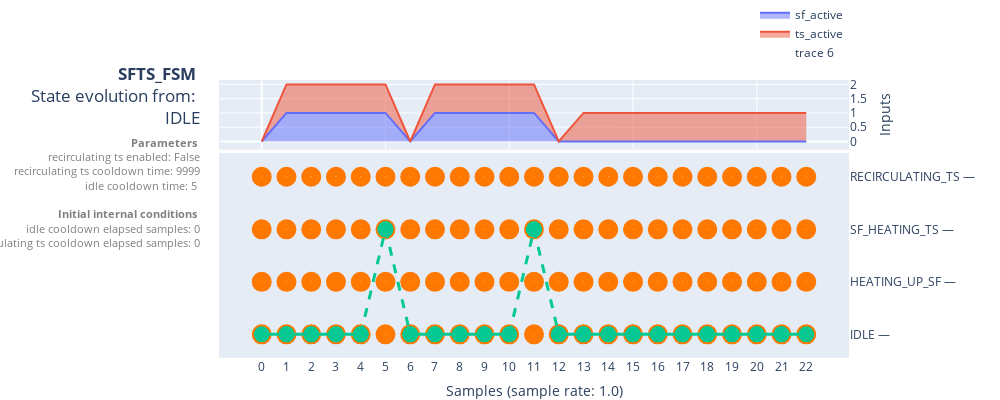
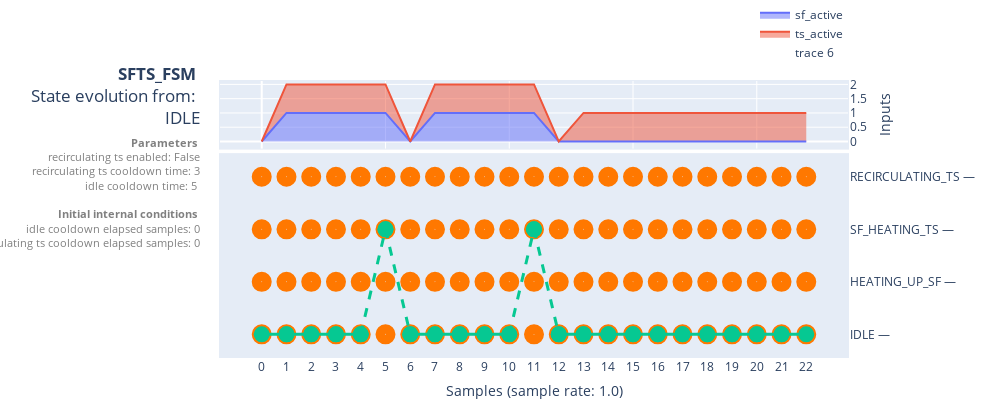
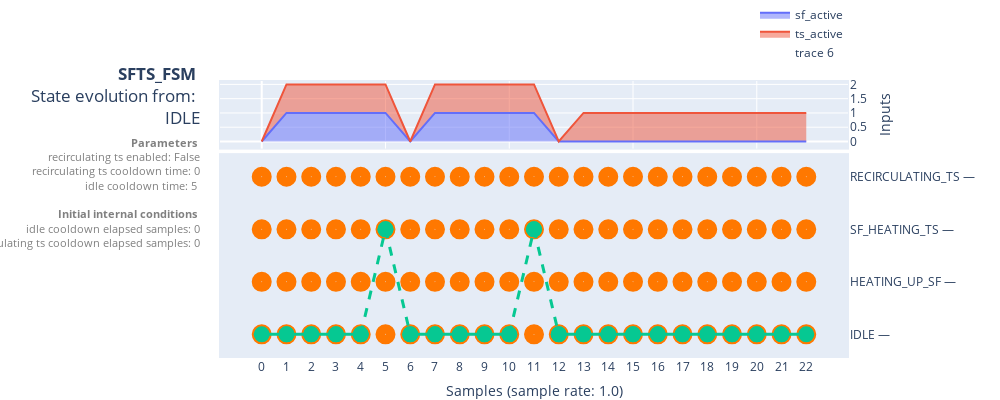

Notebook source saved alongside these figures, in order:
### Markdown cell above
### Visualize state evolution of tests

### Code cell
from solarmed_modeling.visualization.fsm.state_evolution import plot_episode_state_evolution

save_figures: bool = True

for param_idx in range(len(params_to_test)):
    for init_int_st_idx in range(len(initial_internal_state_to_test)):
        df = dfs[param_idx][init_int_st_idx]
        model = models[param_idx][init_int_st_idx]
        fig = plot_episode_state_evolution(model=model, df=df, show_inputs_subplot=True)
        
        if save_figures:
            save_figure(
                fig, figure_name=f"{model.name}_test_state_evolution_{param_idx}{init_int_st_idx}", figure_path=output_path, formats=["html", "png"]
            )

        fig.show()

### Figure 1 — Plotly figure (JSON) as saved in the notebook; plotly's stock layout.template omitted (floating-point values rounded to 4 significant figures)
{"data": [{"hoverinfo": "name+x+y", "legendgroup": "inputs", "name": "sf_active", "showlegend": true, "stackgroup": "inputs", "type": "scatter", "uid": "40a9222e-b72c-48e6-8e6a-b11341be1d29", "x": [0, 1, 2, 3, 4, 5, 6, 7, 8, 9, 10, 11, 12, 13, 14, 15, 16, 17, 18, 19, 20, 21, 22], "xaxis": "x", "y": [0, 1, 1, 1, 1, 1, 0, 1, 1, 1, 1, 1, 0, 0, 0, 0, 0, 0, 0, 0, 0, 0, 0], "yaxis": "y"}, {"hoverinfo": "name+x+y", "legendgroup": "inputs", "name": "ts_active", "showlegend": true, "stackgroup": "inputs", "type": "scatter", "uid": "584d0f3e-ae13-4882-ab43-4a6f7d97fac1", "x": [0, 1, 2, 3, 4, 5, 6, 7, 8, 9, 10, 11, 12, 13, 14, 15, 16, 17, 18, 19, 20, 21, 22], "xaxis": "x", "y": [0, 1, 1, 1, 1, 1, 0, 1, 1, 1, 1, 1, 0, 1, 1, 1, 1, 1, 1, 1, 1, 1, 1], "yaxis": "y"}, {"hoverinfo": "none", "line": {"color": "rgb(50,50,50)", "width": 0.5}, "marker": {"color": "#ff7800", "size": 20, "symbol": "circle-dot"}, "mode": "markers", "name": "states", "showlegend": false, "text": ["IDLE", "HEATING_UP_SF", "SF_HEATING_TS", "RECIRCULATING_TS", "IDLE", "HEATING_UP_SF", "SF_HEATING_TS", "RECIRCULATING_TS", "IDLE", "HEATING_UP_SF", "SF_HEATING_TS", "RECIRCULATING_TS", "IDLE", "HEATING_UP_SF", "SF_HEATING_TS", "RECIRCULATING_TS", "IDLE", "HEATING_UP_SF", "SF_HEATING_TS", "RECIRCULATING_TS", "IDLE", "HEATING_UP_SF", "SF_HEATING_TS", "RECIRCULATING_TS", "IDLE", "HEATING_UP_SF", "SF_HEATING_TS", "RECIRCULATING_TS", "IDLE", "HEATING_UP_SF", "SF_HEATING_TS", "RECIRCULATING_TS", "IDLE", "HEATING_UP_SF", "SF_HEATING_TS", "RECIRCULATING_TS", "IDLE", "HEATING_UP_SF", "SF_HEATING_TS", "RECIRCULATING_TS", "IDLE", "HEATING_UP_SF", "SF_HEATING_TS", "RECIRCULATING_TS", "IDLE", "HEATING_UP_SF", "SF_HEATING_TS", "RECIRCULATING_TS", "IDLE", "HEATING_UP_SF", "SF_HEATING_TS", "RECIRCULATING_TS", "IDLE", "HEATING_UP_SF", "SF_HEATING_TS", "RECIRCULATING_TS", "IDLE", "HEATING_UP_SF", "SF_HEATING_TS", "RECIRCULATING_TS", "IDLE", "HEATING_UP_SF", "SF_HEATING_TS", "RECIRCULATING_TS", "IDLE", "HEATING_UP_SF", "SF_HEATING_TS", "RECIRCULATING_TS", "IDLE", "HEATING_UP_SF", "SF_HEATING_TS", "RECIRCULATING_TS", "IDLE", "HEATING_UP_SF", "SF_HEATING_TS", "RECIRCULATING_TS", "IDLE", "HEATING_UP_SF", "SF_HEATING_TS", "RECIRCULATING_TS", "IDLE", "HEATING_UP_SF", "SF_HEATING_TS", "RECIRCULATING_TS", "IDLE", "HEATING_UP_SF", "SF_HEATING_TS", "RECIRCULATING_TS", "IDLE", "HEATING_UP_SF", "SF_HEATING_TS", "RECIRCULATING_TS"], "type": "scatter", "uid": "ddcd1bbd-d273-4174-a476-509c5b818610", "x": [0, 0, 0, 0, 1, 1, 1, 1, 2, 2, 2, 2, 3, 3, 3, 3, 4, 4, 4, 4, 5, 5, 5, 5, 6, 6, 6, 6, 7, 7, 7, 7, 8, 8, 8, 8, 9, 9, 9, 9, 10, 10, 10, 10, 11, 11, 11, 11, 12, 12, 12, 12, 13, 13, 13, 13, 14, 14, 14, 14, 15, 15, 15, 15, 16, 16, 16, 16, 17, 17, 17, 17, 18, 18, 18, 18, 19, 19, 19, 19, 20, 20, 20, 20, 21, 21, 21, 21, 22, 22, 22, 22], "xaxis": "x2", "y": [0, 1, 2, 3, 0, 1, 2, 3, 0, 1, 2, 3, 0, 1, 2, 3, 0, 1, 2, 3, 0, 1, 2, 3, 0, 1, 2, 3, 0, 1, 2, 3, 0, 1, 2, 3, 0, 1, 2, 3, 0, 1, 2, 3, 0, 1, 2, 3, 0, 1, 2, 3, 0, 1, 2, 3, 0, 1, 2, 3, 0, 1, 2, 3, 0, 1, 2, 3, 0, 1, 2, 3, 0, 1, 2, 3, 0, 1, 2, 3, 0, 1, 2, 3, 0, 1, 2, 3, 0, 1, 2, 3], "yaxis": "y2"}, {"hoverinfo": "none", "line": {"color": "#06C892", "dash": "solid", "width": 3}, "marker": {"color": "#06C892", "size": 16}, "mode": "lines+markers", "showlegend": false, "type": "scatter", "uid": "da2fad50-c6cc-4215-810c-8ed2685f7242", "x": [0, 1, null, 1, 2, null, 2, 3, null, 3, 4, null, 6, 7, null, 7, 8, null, 8, 9, null, 9, 10, null, 12, 13, null, 13, 14, null, 14, 15, null, 15, 16, null, 16, 17, null, 17, 18, null, 18, 19, null, 19, 20, null, 20, 21, null, 21, 22, null], "xaxis": "x2", "y": [0, 0, null, 0, 0, null, 0, 0, null, 0, 0, null, 0, 0, null, 0, 0, null, 0, 0, null, 0, 0, null, 0, 0, null, 0, 0, null, 0, 0, null, 0, 0, null, 0, 0, null, 0, 0, null, 0, 0, null, 0, 0, null, 0, 0, null, 0, 0, null], "yaxis": "y2"}, {"hoverinfo": "none", "line": {"color": "#AD72F3", "dash": "solid", "width": 3}, "mode": "lines+markers", "showlegend": false, "type": "scatter", "uid": "051edfc7-25b0-4c09-89d2-30a58448b30d", "xaxis": "x2", "yaxis": "y2"}, {"hoverinfo": "none", "line": {"color": "#06C892", "dash": "dash", "width": 3}, "marker": {"color": "#06C892", "size": 16}, "mode": "lines+markers", "showlegend": false, "type": "scatter", "uid": "c751359e-bdfe-49aa-ab99-c2af3c882c5d", "x": [4, 5, null, 5, 6, null, 10, 11, null, 11, 12, null], "xaxis": "x2", "y": [0, 2, null, 2, 0, null, 0, 2, null, 2, 0, null], "yaxis": "y2"}, {"customdata": [["IDLE", false, 0, false, 0], ["IDLE", false, 1, false, 0], ["IDLE", false, 2, false, 0], ["IDLE", false, 3, false, 0], ["IDLE", false, 4, false, 0], ["SF_HEATING_TS", true, 5, false, 0], ["IDLE", false, 0, false, 0], ["IDLE", false, 1, false, 0], ["IDLE", false, 2, false, 0], ["IDLE", false, 3, false, 0], ["IDLE", false, 4, false, 0], ["SF_HEATING_TS", true, 5, false, 0], ["IDLE", false, 0, false, 0], ["IDLE", false, 1, false, 0], ["IDLE", false, 2, false, 0], ["IDLE", false, 3, false, 0], ["IDLE", false, 4, false, 0], ["IDLE", true, 5, false, 0], ["IDLE", true, 5, false, 0], ["IDLE", true, 5, false, 0], ["IDLE", true, 5, false, 0], ["IDLE", true, 5, false, 0], ["IDLE", true, 5, false, 0]], "hovertemplate": "(sample: %{x}, state: <b>%{customdata[0]}</b>) <br><br><b>Internal states</b><br>idle cooldown done: %{customdata[1]}<br>idle cooldown elapsed samples: %{customdata[2]}<br>recirculating ts cooldown done: %{customdata[3]}<br>recirculating ts cooldown elapsed samples: %{customdata[4]}<extra></extra>", "marker": {"color": "rgba(0, 0, 0, 0)"}, "mode": "markers", "type": "scatter", "uid": "130a87f9-7958-4600-859f-42f6293bec53", "x": [0, 1, 2, 3, 4, 5, 6, 7, 8, 9, 10, 11, 12, 13, 14, 15, 16, 17, 18, 19, 20, 21, 22], "y": [0, 0, 0, 0, 0, 0, 0, 0, 0, 0, 0, 0, 0, 0, 0, 0, 0, 0, 0, 0, 0, 0, 0]}], "layout": {"autosize": false, "font": {"size": 12}, "height": 400, "hovermode": "x unified", "legend": {"bordercolor": "rgba(0,0,0,0)", "borderwidth": 0, "traceorder": "normal", "x": 1, "xanchor": "right", "y": 1.05, "yanchor": "bottom"}, "margin": {"b": 0, "l": 220, "pad": 1, "r": 20, "t": 50}, "showlegend": true, "title": {"subtitle": {"font": {"color": "gray", "size": 11}, "text": "<b>Parameters</b> <br>recirculating ts enabled: False<br>recirculating ts cooldown time: 9999<br>idle cooldown time: 5 <br><br><b>Initial internal conditions</b> <br>idle cooldown elapsed samples: 0<br>recirculating ts cooldown elapsed samples: 0"}, "text": "<b>SFTS_FSM</b> <br>State evolution from: <br>IDLE", "x": 0.2, "xanchor": "right", "y": 0.8, "yanchor": "top"}, "width": 1000, "xaxis": {"anchor": "y", "domain": [0, 1], "matches": "x2", "showticklabels": false}, "xaxis2": {"anchor": "y2", "domain": [0, 1], "showgrid": false, "showline": false, "showticklabels": true, "tickvals": [0, 1, 2, 3, 4, 5, 6, 7, 8, 9, 10, 11, 12, 13, 14, 15, 16, 17, 18, 19, 20, 21, 22], "title": {"text": "Samples (sample rate: 1.0)"}, "zeroline": false}, "yaxis": {"anchor": "x", "domain": [0.755, 1], "side": "right", "title": {"text": "Inputs"}}, "yaxis2": {"anchor": "x2", "domain": [0, 0.735], "showgrid": false, "showline": false, "showticklabels": true, "side": "right", "ticktext": ["IDLE —", "HEATING_UP_SF —", "SF_HEATING_TS —", "RECIRCULATING_TS —"], "tickvals": [0, 1, 2, 3], "title": {"text": ""}, "zeroline": false}}}

### Figure 2 — Plotly figure (JSON) as saved in the notebook; plotly's stock layout.template omitted (floating-point values rounded to 4 significant figures)
{"data": [{"hoverinfo": "name+x+y", "legendgroup": "inputs", "name": "sf_active", "showlegend": true, "stackgroup": "inputs", "type": "scatter", "uid": "2cb61d99-3617-4f5e-b380-3637dd01d480", "x": [0, 1, 2, 3, 4, 5, 6, 7, 8, 9, 10, 11, 12, 13, 14, 15, 16, 17, 18, 19, 20, 21, 22], "xaxis": "x", "y": [0, 1, 1, 1, 1, 1, 0, 1, 1, 1, 1, 1, 0, 0, 0, 0, 0, 0, 0, 0, 0, 0, 0], "yaxis": "y"}, {"hoverinfo": "name+x+y", "legendgroup": "inputs", "name": "ts_active", "showlegend": true, "stackgroup": "inputs", "type": "scatter", "uid": "3fc4e155-513d-44eb-b4d3-c23733489e7f", "x": [0, 1, 2, 3, 4, 5, 6, 7, 8, 9, 10, 11, 12, 13, 14, 15, 16, 17, 18, 19, 20, 21, 22], "xaxis": "x", "y": [0, 1, 1, 1, 1, 1, 0, 1, 1, 1, 1, 1, 0, 1, 1, 1, 1, 1, 1, 1, 1, 1, 1], "yaxis": "y"}, {"hoverinfo": "none", "line": {"color": "rgb(50,50,50)", "width": 0.5}, "marker": {"color": "#ff7800", "size": 20, "symbol": "circle-dot"}, "mode": "markers", "name": "states", "showlegend": false, "text": ["IDLE", "HEATING_UP_SF", "SF_HEATING_TS", "RECIRCULATING_TS", "IDLE", "HEATING_UP_SF", "SF_HEATING_TS", "RECIRCULATING_TS", "IDLE", "HEATING_UP_SF", "SF_HEATING_TS", "RECIRCULATING_TS", "IDLE", "HEATING_UP_SF", "SF_HEATING_TS", "RECIRCULATING_TS", "IDLE", "HEATING_UP_SF", "SF_HEATING_TS", "RECIRCULATING_TS", "IDLE", "HEATING_UP_SF", "SF_HEATING_TS", "RECIRCULATING_TS", "IDLE", "HEATING_UP_SF", "SF_HEATING_TS", "RECIRCULATING_TS", "IDLE", "HEATING_UP_SF", "SF_HEATING_TS", "RECIRCULATING_TS", "IDLE", "HEATING_UP_SF", "SF_HEATING_TS", "RECIRCULATING_TS", "IDLE", "HEATING_UP_SF", "SF_HEATING_TS", "RECIRCULATING_TS", "IDLE", "HEATING_UP_SF", "SF_HEATING_TS", "RECIRCULATING_TS", "IDLE", "HEATING_UP_SF", "SF_HEATING_TS", "RECIRCULATING_TS", "IDLE", "HEATING_UP_SF", "SF_HEATING_TS", "RECIRCULATING_TS", "IDLE", "HEATING_UP_SF", "SF_HEATING_TS", "RECIRCULATING_TS", "IDLE", "HEATING_UP_SF", "SF_HEATING_TS", "RECIRCULATING_TS", "IDLE", "HEATING_UP_SF", "SF_HEATING_TS", "RECIRCULATING_TS", "IDLE", "HEATING_UP_SF", "SF_HEATING_TS", "RECIRCULATING_TS", "IDLE", "HEATING_UP_SF", "SF_HEATING_TS", "RECIRCULATING_TS", "IDLE", "HEATING_UP_SF", "SF_HEATING_TS", "RECIRCULATING_TS", "IDLE", "HEATING_UP_SF", "SF_HEATING_TS", "RECIRCULATING_TS", "IDLE", "HEATING_UP_SF", "SF_HEATING_TS", "RECIRCULATING_TS", "IDLE", "HEATING_UP_SF", "SF_HEATING_TS", "RECIRCULATING_TS", "IDLE", "HEATING_UP_SF", "SF_HEATING_TS", "RECIRCULATING_TS"], "type": "scatter", "uid": "8abb8136-034d-47e9-9ec5-dfa29071ce49", "x": [0, 0, 0, 0, 1, 1, 1, 1, 2, 2, 2, 2, 3, 3, 3, 3, 4, 4, 4, 4, 5, 5, 5, 5, 6, 6, 6, 6, 7, 7, 7, 7, 8, 8, 8, 8, 9, 9, 9, 9, 10, 10, 10, 10, 11, 11, 11, 11, 12, 12, 12, 12, 13, 13, 13, 13, 14, 14, 14, 14, 15, 15, 15, 15, 16, 16, 16, 16, 17, 17, 17, 17, 18, 18, 18, 18, 19, 19, 19, 19, 20, 20, 20, 20, 21, 21, 21, 21, 22, 22, 22, 22], "xaxis": "x2", "y": [0, 1, 2, 3, 0, 1, 2, 3, 0, 1, 2, 3, 0, 1, 2, 3, 0, 1, 2, 3, 0, 1, 2, 3, 0, 1, 2, 3, 0, 1, 2, 3, 0, 1, 2, 3, 0, 1, 2, 3, 0, 1, 2, 3, 0, 1, 2, 3, 0, 1, 2, 3, 0, 1, 2, 3, 0, 1, 2, 3, 0, 1, 2, 3, 0, 1, 2, 3, 0, 1, 2, 3, 0, 1, 2, 3, 0, 1, 2, 3, 0, 1, 2, 3, 0, 1, 2, 3, 0, 1, 2, 3], "yaxis": "y2"}, {"hoverinfo": "none", "line": {"color": "#06C892", "dash": "solid", "width": 3}, "marker": {"color": "#06C892", "size": 16}, "mode": "lines+markers", "showlegend": false, "type": "scatter", "uid": "eb9adf81-37ca-4865-83e5-6283550753ef", "x": [0, 1, null, 1, 2, null, 2, 3, null, 3, 4, null, 6, 7, null, 7, 8, null, 8, 9, null, 9, 10, null, 12, 13, null, 13, 14, null, 14, 15, null, 15, 16, null, 16, 17, null, 17, 18, null, 18, 19, null, 19, 20, null, 20, 21, null, 21, 22, null], "xaxis": "x2", "y": [0, 0, null, 0, 0, null, 0, 0, null, 0, 0, null, 0, 0, null, 0, 0, null, 0, 0, null, 0, 0, null, 0, 0, null, 0, 0, null, 0, 0, null, 0, 0, null, 0, 0, null, 0, 0, null, 0, 0, null, 0, 0, null, 0, 0, null, 0, 0, null], "yaxis": "y2"}, {"hoverinfo": "none", "line": {"color": "#AD72F3", "dash": "solid", "width": 3}, "mode": "lines+markers", "showlegend": false, "type": "scatter", "uid": "aa973b81-1741-4e12-a616-6638c301e4a0", "xaxis": "x2", "yaxis": "y2"}, {"hoverinfo": "none", "line": {"color": "#06C892", "dash": "dash", "width": 3}, "marker": {"color": "#06C892", "size": 16}, "mode": "lines+markers", "showlegend": false, "type": "scatter", "uid": "7c3fac6f-4810-4e6d-961f-3177970fd9ee", "x": [4, 5, null, 5, 6, null, 10, 11, null, 11, 12, null], "xaxis": "x2", "y": [0, 2, null, 2, 0, null, 0, 2, null, 2, 0, null], "yaxis": "y2"}, {"customdata": [["IDLE", false, 0, false, 0], ["IDLE", false, 1, false, 0], ["IDLE", false, 2, false, 0], ["IDLE", false, 3, false, 0], ["IDLE", false, 4, false, 0], ["SF_HEATING_TS", true, 5, false, 0], ["IDLE", false, 0, false, 0], ["IDLE", false, 1, false, 0], ["IDLE", false, 2, false, 0], ["IDLE", false, 3, false, 0], ["IDLE", false, 4, false, 0], ["SF_HEATING_TS", true, 5, false, 0], ["IDLE", false, 0, false, 0], ["IDLE", false, 1, false, 0], ["IDLE", false, 2, false, 0], ["IDLE", false, 3, false, 0], ["IDLE", false, 4, false, 0], ["IDLE", true, 5, false, 0], ["IDLE", true, 5, false, 0], ["IDLE", true, 5, false, 0], ["IDLE", true, 5, false, 0], ["IDLE", true, 5, false, 0], ["IDLE", true, 5, false, 0]], "hovertemplate": "(sample: %{x}, state: <b>%{customdata[0]}</b>) <br><br><b>Internal states</b><br>idle cooldown done: %{customdata[1]}<br>idle cooldown elapsed samples: %{customdata[2]}<br>recirculating ts cooldown done: %{customdata[3]}<br>recirculating ts cooldown elapsed samples: %{customdata[4]}<extra></extra>", "marker": {"color": "rgba(0, 0, 0, 0)"}, "mode": "markers", "type": "scatter", "uid": "e63f4fbf-24c3-49ce-8b6f-5c29736177b5", "x": [0, 1, 2, 3, 4, 5, 6, 7, 8, 9, 10, 11, 12, 13, 14, 15, 16, 17, 18, 19, 20, 21, 22], "y": [0, 0, 0, 0, 0, 0, 0, 0, 0, 0, 0, 0, 0, 0, 0, 0, 0, 0, 0, 0, 0, 0, 0]}], "layout": {"autosize": false, "font": {"size": 12}, "height": 400, "hovermode": "x unified", "legend": {"bordercolor": "rgba(0,0,0,0)", "borderwidth": 0, "traceorder": "normal", "x": 1, "xanchor": "right", "y": 1.05, "yanchor": "bottom"}, "margin": {"b": 0, "l": 220, "pad": 1, "r": 20, "t": 50}, "showlegend": true, "title": {"subtitle": {"font": {"color": "gray", "size": 11}, "text": "<b>Parameters</b> <br>recirculating ts enabled: False<br>recirculating ts cooldown time: 3<br>idle cooldown time: 5 <br><br><b>Initial internal conditions</b> <br>idle cooldown elapsed samples: 0<br>recirculating ts cooldown elapsed samples: 0"}, "text": "<b>SFTS_FSM</b> <br>State evolution from: <br>IDLE", "x": 0.2, "xanchor": "right", "y": 0.8, "yanchor": "top"}, "width": 1000, "xaxis": {"anchor": "y", "domain": [0, 1], "matches": "x2", "showticklabels": false}, "xaxis2": {"anchor": "y2", "domain": [0, 1], "showgrid": false, "showline": false, "showticklabels": true, "tickvals": [0, 1, 2, 3, 4, 5, 6, 7, 8, 9, 10, 11, 12, 13, 14, 15, 16, 17, 18, 19, 20, 21, 22], "title": {"text": "Samples (sample rate: 1.0)"}, "zeroline": false}, "yaxis": {"anchor": "x", "domain": [0.755, 1], "side": "right", "title": {"text": "Inputs"}}, "yaxis2": {"anchor": "x2", "domain": [0, 0.735], "showgrid": false, "showline": false, "showticklabels": true, "side": "right", "ticktext": ["IDLE —", "HEATING_UP_SF —", "SF_HEATING_TS —", "RECIRCULATING_TS —"], "tickvals": [0, 1, 2, 3], "title": {"text": ""}, "zeroline": false}}}

### Figure 3 — Plotly figure (JSON) as saved in the notebook; plotly's stock layout.template omitted (floating-point values rounded to 4 significant figures)
{"data": [{"hoverinfo": "name+x+y", "legendgroup": "inputs", "name": "sf_active", "showlegend": true, "stackgroup": "inputs", "type": "scatter", "uid": "f15d4855-7a64-415c-b785-3499c53d15c5", "x": [0, 1, 2, 3, 4, 5, 6, 7, 8, 9, 10, 11, 12, 13, 14, 15, 16, 17, 18, 19, 20, 21, 22], "xaxis": "x", "y": [0, 1, 1, 1, 1, 1, 0, 1, 1, 1, 1, 1, 0, 0, 0, 0, 0, 0, 0, 0, 0, 0, 0], "yaxis": "y"}, {"hoverinfo": "name+x+y", "legendgroup": "inputs", "name": "ts_active", "showlegend": true, "stackgroup": "inputs", "type": "scatter", "uid": "0c9478a8-b66a-406f-a163-1ff513727df3", "x": [0, 1, 2, 3, 4, 5, 6, 7, 8, 9, 10, 11, 12, 13, 14, 15, 16, 17, 18, 19, 20, 21, 22], "xaxis": "x", "y": [0, 1, 1, 1, 1, 1, 0, 1, 1, 1, 1, 1, 0, 1, 1, 1, 1, 1, 1, 1, 1, 1, 1], "yaxis": "y"}, {"hoverinfo": "none", "line": {"color": "rgb(50,50,50)", "width": 0.5}, "marker": {"color": "#ff7800", "size": 20, "symbol": "circle-dot"}, "mode": "markers", "name": "states", "showlegend": false, "text": ["IDLE", "HEATING_UP_SF", "SF_HEATING_TS", "RECIRCULATING_TS", "IDLE", "HEATING_UP_SF", "SF_HEATING_TS", "RECIRCULATING_TS", "IDLE", "HEATING_UP_SF", "SF_HEATING_TS", "RECIRCULATING_TS", "IDLE", "HEATING_UP_SF", "SF_HEATING_TS", "RECIRCULATING_TS", "IDLE", "HEATING_UP_SF", "SF_HEATING_TS", "RECIRCULATING_TS", "IDLE", "HEATING_UP_SF", "SF_HEATING_TS", "RECIRCULATING_TS", "IDLE", "HEATING_UP_SF", "SF_HEATING_TS", "RECIRCULATING_TS", "IDLE", "HEATING_UP_SF", "SF_HEATING_TS", "RECIRCULATING_TS", "IDLE", "HEATING_UP_SF", "SF_HEATING_TS", "RECIRCULATING_TS", "IDLE", "HEATING_UP_SF", "SF_HEATING_TS", "RECIRCULATING_TS", "IDLE", "HEATING_UP_SF", "SF_HEATING_TS", "RECIRCULATING_TS", "IDLE", "HEATING_UP_SF", "SF_HEATING_TS", "RECIRCULATING_TS", "IDLE", "HEATING_UP_SF", "SF_HEATING_TS", "RECIRCULATING_TS", "IDLE", "HEATING_UP_SF", "SF_HEATING_TS", "RECIRCULATING_TS", "IDLE", "HEATING_UP_SF", "SF_HEATING_TS", "RECIRCULATING_TS", "IDLE", "HEATING_UP_SF", "SF_HEATING_TS", "RECIRCULATING_TS", "IDLE", "HEATING_UP_SF", "SF_HEATING_TS", "RECIRCULATING_TS", "IDLE", "HEATING_UP_SF", "SF_HEATING_TS", "RECIRCULATING_TS", "IDLE", "HEATING_UP_SF", "SF_HEATING_TS", "RECIRCULATING_TS", "IDLE", "HEATING_UP_SF", "SF_HEATING_TS", "RECIRCULATING_TS", "IDLE", "HEATING_UP_SF", "SF_HEATING_TS", "RECIRCULATING_TS", "IDLE", "HEATING_UP_SF", "SF_HEATING_TS", "RECIRCULATING_TS", "IDLE", "HEATING_UP_SF", "SF_HEATING_TS", "RECIRCULATING_TS"], "type": "scatter", "uid": "e43d154c-0a8c-4d29-ae86-bdf7d7180022", "x": [0, 0, 0, 0, 1, 1, 1, 1, 2, 2, 2, 2, 3, 3, 3, 3, 4, 4, 4, 4, 5, 5, 5, 5, 6, 6, 6, 6, 7, 7, 7, 7, 8, 8, 8, 8, 9, 9, 9, 9, 10, 10, 10, 10, 11, 11, 11, 11, 12, 12, 12, 12, 13, 13, 13, 13, 14, 14, 14, 14, 15, 15, 15, 15, 16, 16, 16, 16, 17, 17, 17, 17, 18, 18, 18, 18, 19, 19, 19, 19, 20, 20, 20, 20, 21, 21, 21, 21, 22, 22, 22, 22], "xaxis": "x2", "y": [0, 1, 2, 3, 0, 1, 2, 3, 0, 1, 2, 3, 0, 1, 2, 3, 0, 1, 2, 3, 0, 1, 2, 3, 0, 1, 2, 3, 0, 1, 2, 3, 0, 1, 2, 3, 0, 1, 2, 3, 0, 1, 2, 3, 0, 1, 2, 3, 0, 1, 2, 3, 0, 1, 2, 3, 0, 1, 2, 3, 0, 1, 2, 3, 0, 1, 2, 3, 0, 1, 2, 3, 0, 1, 2, 3, 0, 1, 2, 3, 0, 1, 2, 3, 0, 1, 2, 3, 0, 1, 2, 3], "yaxis": "y2"}, {"hoverinfo": "none", "line": {"color": "#06C892", "dash": "solid", "width": 3}, "marker": {"color": "#06C892", "size": 16}, "mode": "lines+markers", "showlegend": false, "type": "scatter", "uid": "040c6c02-07c1-4eeb-90b8-0246866a97e4", "x": [0, 1, null, 1, 2, null, 2, 3, null, 3, 4, null, 6, 7, null, 7, 8, null, 8, 9, null, 9, 10, null, 12, 13, null, 13, 14, null, 14, 15, null, 15, 16, null, 16, 17, null, 17, 18, null, 18, 19, null, 19, 20, null, 20, 21, null, 21, 22, null], "xaxis": "x2", "y": [0, 0, null, 0, 0, null, 0, 0, null, 0, 0, null, 0, 0, null, 0, 0, null, 0, 0, null, 0, 0, null, 0, 0, null, 0, 0, null, 0, 0, null, 0, 0, null, 0, 0, null, 0, 0, null, 0, 0, null, 0, 0, null, 0, 0, null, 0, 0, null], "yaxis": "y2"}, {"hoverinfo": "none", "line": {"color": "#AD72F3", "dash": "solid", "width": 3}, "mode": "lines+markers", "showlegend": false, "type": "scatter", "uid": "9a979298-e702-4707-bfd0-cf89653dfb0b", "xaxis": "x2", "yaxis": "y2"}, {"hoverinfo": "none", "line": {"color": "#06C892", "dash": "dash", "width": 3}, "marker": {"color": "#06C892", "size": 16}, "mode": "lines+markers", "showlegend": false, "type": "scatter", "uid": "dea643e3-c398-46d0-bfb1-3c8fcaaa339c", "x": [4, 5, null, 5, 6, null, 10, 11, null, 11, 12, null], "xaxis": "x2", "y": [0, 2, null, 2, 0, null, 0, 2, null, 2, 0, null], "yaxis": "y2"}, {"customdata": [["IDLE", false, 0, false, 0], ["IDLE", false, 1, false, 0], ["IDLE", false, 2, false, 0], ["IDLE", false, 3, false, 0], ["IDLE", false, 4, false, 0], ["SF_HEATING_TS", true, 5, false, 0], ["IDLE", false, 0, false, 0], ["IDLE", false, 1, false, 0], ["IDLE", false, 2, false, 0], ["IDLE", false, 3, false, 0], ["IDLE", false, 4, false, 0], ["SF_HEATING_TS", true, 5, false, 0], ["IDLE", false, 0, false, 0], ["IDLE", false, 1, false, 0], ["IDLE", false, 2, false, 0], ["IDLE", false, 3, false, 0], ["IDLE", false, 4, false, 0], ["IDLE", true, 5, false, 0], ["IDLE", true, 5, false, 0], ["IDLE", true, 5, false, 0], ["IDLE", true, 5, false, 0], ["IDLE", true, 5, false, 0], ["IDLE", true, 5, false, 0]], "hovertemplate": "(sample: %{x}, state: <b>%{customdata[0]}</b>) <br><br><b>Internal states</b><br>idle cooldown done: %{customdata[1]}<br>idle cooldown elapsed samples: %{customdata[2]}<br>recirculating ts cooldown done: %{customdata[3]}<br>recirculating ts cooldown elapsed samples: %{customdata[4]}<extra></extra>", "marker": {"color": "rgba(0, 0, 0, 0)"}, "mode": "markers", "type": "scatter", "uid": "4d26ca82-88e4-4aa7-9c29-c1266ea8dd8c", "x": [0, 1, 2, 3, 4, 5, 6, 7, 8, 9, 10, 11, 12, 13, 14, 15, 16, 17, 18, 19, 20, 21, 22], "y": [0, 0, 0, 0, 0, 0, 0, 0, 0, 0, 0, 0, 0, 0, 0, 0, 0, 0, 0, 0, 0, 0, 0]}], "layout": {"autosize": false, "font": {"size": 12}, "height": 400, "hovermode": "x unified", "legend": {"bordercolor": "rgba(0,0,0,0)", "borderwidth": 0, "traceorder": "normal", "x": 1, "xanchor": "right", "y": 1.05, "yanchor": "bottom"}, "margin": {"b": 0, "l": 220, "pad": 1, "r": 20, "t": 50}, "showlegend": true, "title": {"subtitle": {"font": {"color": "gray", "size": 11}, "text": "<b>Parameters</b> <br>recirculating ts enabled: False<br>recirculating ts cooldown time: 0<br>idle cooldown time: 5 <br><br><b>Initial internal conditions</b> <br>idle cooldown elapsed samples: 0<br>recirculating ts cooldown elapsed samples: 0"}, "text": "<b>SFTS_FSM</b> <br>State evolution from: <br>IDLE", "x": 0.2, "xanchor": "right", "y": 0.8, "yanchor": "top"}, "width": 1000, "xaxis": {"anchor": "y", "domain": [0, 1], "matches": "x2", "showticklabels": false}, "xaxis2": {"anchor": "y2", "domain": [0, 1], "showgrid": false, "showline": false, "showticklabels": true, "tickvals": [0, 1, 2, 3, 4, 5, 6, 7, 8, 9, 10, 11, 12, 13, 14, 15, 16, 17, 18, 19, 20, 21, 22], "title": {"text": "Samples (sample rate: 1.0)"}, "zeroline": false}, "yaxis": {"anchor": "x", "domain": [0.755, 1], "side": "right", "title": {"text": "Inputs"}}, "yaxis2": {"anchor": "x2", "domain": [0, 0.735], "showgrid": false, "showline": false, "showticklabels": true, "side": "right", "ticktext": ["IDLE —", "HEATING_UP_SF —", "SF_HEATING_TS —", "RECIRCULATING_TS —"], "tickvals": [0, 1, 2, 3], "title": {"text": ""}, "zeroline": false}}}
